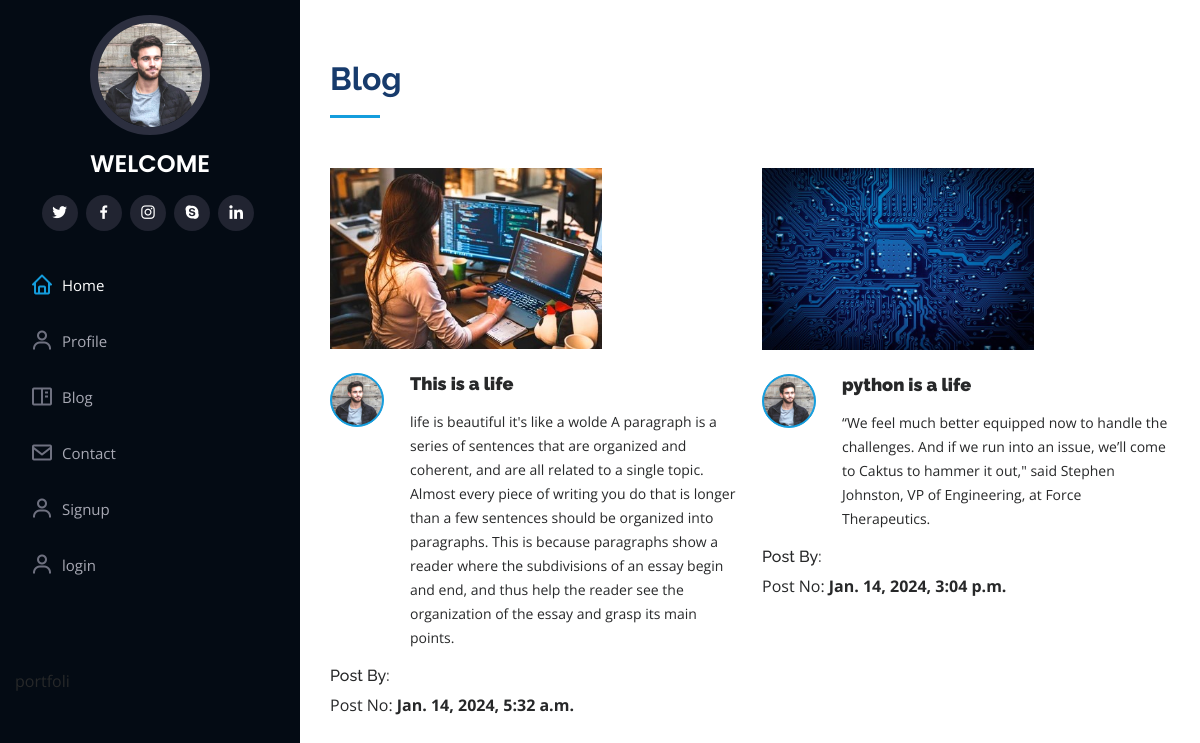
Page /portfolio/blog on the committed database.
### app/models.py (models this page shows, shortened)
class Blog(models.Model):
    title=models.CharField(max_length=80)
    authname=models.CharField(max_length=30)
    bdesc=models.TextField()
    img=models.ImageField(upload_to='photo',blank=True,null=True)
    date=models.DateTimeField(auto_now_add=True,blank=True)

### app/views.py (the view)
# urls.py: path('blog',views.blog,name='blog'),
def blog(request):
    post=Blog.objects.all()
    context={'posts':post}
    return render(request,'blog.html',context)

### templates/blog.html (shortened to what this page needs)
{% extends "base.html" %}
{% load static %}
{% block body %}
    <section id="services" class="services">
      <div class="container">
        <div class="section-title">
          <h2>Blog</h2>
        </div>
        <div class="row">
{% for i in posts%}
          <div class="col-lg-6 col-md-6 icon-box"  data-aos="fade-up">
            <div class="col-lg-8" data-aos="fade-right">
             <img src="{{i.img.url}}" class="img-fluid" alt="no-image">
            </div>
<br>
<div class="icon">
<img src="{% static 'assets/img/profile-img.jpg' %}" alt="" class="img-fluid rounded-circle" style="height:50px ;">
            </div>
            <h4 class="title"><b>{{i.title}}</b></h4>
            <p class="description">{{i.bdesc}}</p>
            <h6>Post By:<b> {{uasr.username}}</b></h6>
            <p>Post No: <b>{{i.date}}</b></p>
          </div>
      {% endfor %}
    </div>
    </section>
  {% endblock body %}

### static/assets/css/style.css (style rules this page uses)
body { font-family: "Open Sans", sans-serif; color: #272829; }
h1, h2, h3, h4, h5, h6 { font-family: "Raleway", sans-serif; }
.container, .container-fluid { padding-left: 30px; padding-right: 30px; }
section { padding: 60px 0; overflow: hidden; }
.section-title { padding-bottom: 30px; }
.section-title h2 { font-size: 32px; font-weight: bold; margin-bottom: 20px; padding-bottom: 20px; position: relative; color: #173b6c; }
.section-title h2::after { content: ""; position: absolute; display: block; width: 50px; height: 3px; background: #149ddd; bottom: 0; left: 0; }
.services .icon-box { margin-bottom: 20px; }
.services .icon { float: left; display: flex; align-items: center; justify-content: center; width: 54px; height: 54px; background: #149ddd; border-radius: 50%; transition: 0.5s; border: 1px solid #149ddd; }
.services .title { margin-left: 80px; font-weight: 700; margin-bottom: 15px; font-size: 18px; }
.services .description { margin-left: 80px; line-height: 24px; font-size: 14px; }

### rows in the picture
Blog: img (picture), title "This is a life", bdesc "life is beautiful it's like a wolde A paragraph is a series of sentences that are organized and coherent, and are all related to a single topic. Almost every piece of writing you do that is longer than a few sentences should be organized into paragraphs. This is because paragraphs show a reader where the subdivisions of an essay begin and end, and thus help the reader see the organization of the essay and grasp its main points.", date "Jan. 14, 2024, 5:32 a.m."
Blog: img (picture), title "python is a life", bdesc "“We feel much better equipped now to handle the challenges. And if we run into an issue, we’ll come to Caktus to hammer it out,\" said Stephen Johnston, VP of Engineering, at Force Therapeutics.", date "Jan. 14, 2024, 3:04 p.m."
